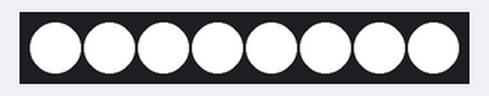
Recording of a program running on a simulated ESP8266 (Wemos D1 mini). On the bench: 8 RGB LEDs in strip order, left to right. Wiring (inferred from the names in the program): APA102 LEDs: SPI. What the program prints to the serial monitor is not drawn.

Above: at 0.1 s.
At 0.6 s:
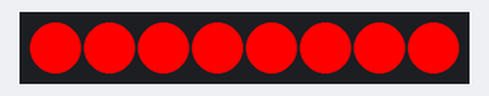
At 1.6 s:
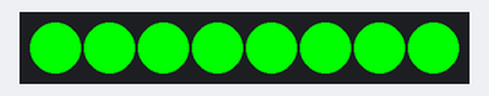
At 2.1 s:
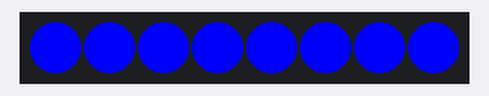
At 2.6 s:
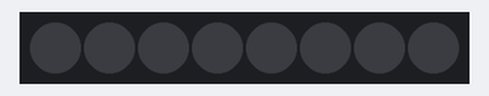
Timing chart, 0 to 40.0 s (numbered marks = the images above):
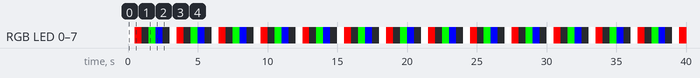

Measured:
- by itself, RGB LED 0–7: repeats every 3.0 s: RGB(255, 0, 0) 0.50 s, off 0.50 s, RGB(0, 255, 0) 0.50 s, RGB(0, 0, 255) 0.50 s, off 0.50 s, RGB(255, 255, 255) 0.50 s
- by itself, everything shown: repeats every 3.0 s, in 6 steps
- what the display in image 1 shows lasts 0.5 s, from 0.5 s to 1.0 s

The program:

main.cpp
```cpp
/*
 * Hanawa Leuchter - Minimal APA102/SPI test (no WiFi, no UDP)
 *
 * Flashed to find out whether the native APA102 stripe responds AT ALL
 * to the D1 mini's default SPI pins (SCK=GPIO14/D5, MOSI=GPIO13/D7).
 *
 * Test 1: 5 Hz white/red/green/blue cycle  -> if colors are visible but
 *         too fast/blinking, the SPI link is OK but timing matters.
 * Test 2: 2 Hz white/red/off cycle         -> must be clearly visible.
 *
 * If NOTHING ever changes: the stripe is NOT driven via GPIO13/14 on
 * this physical device.
 */

#include <Arduino.h>
#include <SPI.h>

// Stripe as it was during this test session (superseded by probe_pins/)
#define LEDS 40

static void ledFrame(uint8_t r, uint8_t g, uint8_t b) {
    // native APA102 frame: start (32x 0bit) + per-LED (111+5bit bright, B, G, R)
    // + end frame (0xFF per 16 LEDs)
    SPI.write(0x00);
    SPI.write(0x00);
    SPI.write(0x00);
    SPI.write(0x00);
    for (int i = 0; i < LEDS; i++) {
        SPI.write(0xE0 | 31);
        SPI.write(b);
        SPI.write(g);
        SPI.write(r);
    }
    SPI.write(0xFF);
    SPI.write(0xFF);
    SPI.write(0xFF);
    SPI.write(0xFF);
}

void setup() {
    Serial.begin(115200);
    SPI.begin();
    SPI.setFrequency(10000000);
    SPI.setDataMode(SPI_MODE0);
    SPI.setBitOrder(MSBFIRST);
    Serial.println("APA102 test ready");
}

void loop() {
    Serial.println("cycle: white -> red -> off (2Hz)");
    ledFrame(255, 255, 255); delay(500);
    ledFrame(255, 0, 0);     delay(500);
    ledFrame(0, 0, 0);       delay(500);
    ledFrame(0, 255, 0);     delay(500);
    ledFrame(0, 0, 255);     delay(500);
    ledFrame(0, 0, 0);       delay(500);
}
```
